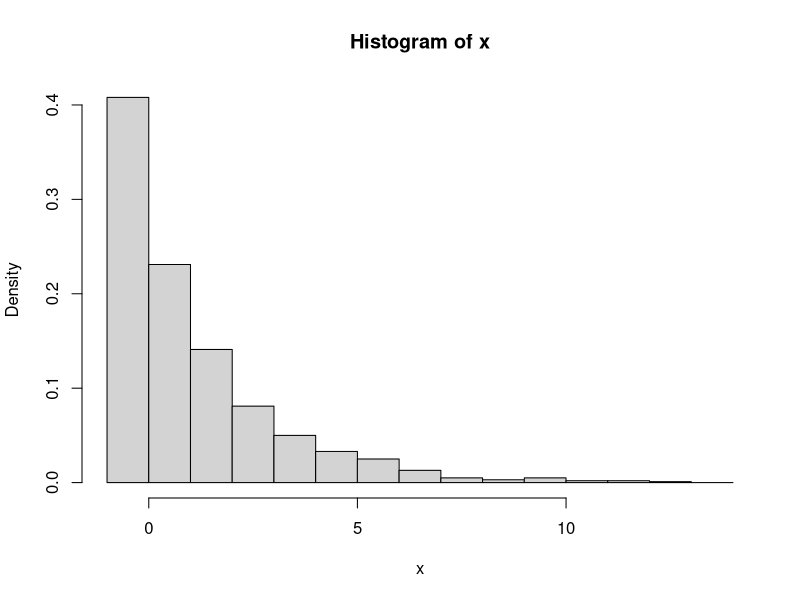
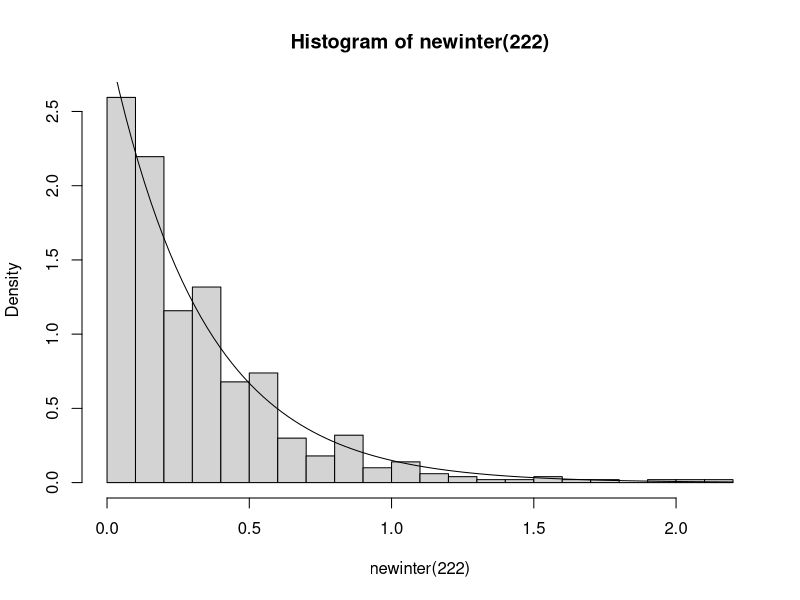

These figures' R source, in order:
## ---- chunk 1
knitr::opts_chunk$set(echo = TRUE)
## ---- chunk 2
num <-function(t){
  inter = rexp(1,3)
  arr = inter
  

  
  while(t > arr[length(arr)]){
    inter <-c(inter, rexp(1,3))
    arr <- cumsum(inter)
}
  
  L = length(inter)
  service = rexp(L, 5)
  
    
 output <- arr[1] + service[1]
for (i in 1:(L-1) ) {
if (arr[i+1] < output[i]){output <- c(output, output[i] + service[i+1])}
if (arr[i+1] > output[i]){output <- c(output, arr[i+1] + service[i+1])}
}   

output <- output[-L]

n=sum(output >t)

n
}

## ---- chunk 3
num(323)
x = replicate(1000, num(323))
b = seq(-1,max(x)+1, by=1)
hist(x, prob=TRUE, breaks=b)
## ---- chunk 4
p= 1-3/5

mean(x) - (  (1-p)/p )
var(x) -  (  (1-p)/p^2 )

testt= c(sum(x==0)/1000 - dgeom(0,p),sum(x==1)/1000 - dgeom(1,p)
         ,sum(x==2)/1000 - dgeom(2,p),sum(x==3)/1000 - dgeom(3,p),
sum(x==4)/1000 - dgeom(4,p))

testt
## ---- chunk 5
newinter <- function(t){
  inter = rexp(1,3)
  arr = inter
  

  
  while(t > arr[length(arr)]){
    inter <-c(inter, rexp(1,3))
    arr <- cumsum(inter)
}
  
  
  
  
  L = length(inter)
 
  inter <- c(inter, rexp(500, 3) )
  arr = cumsum(inter)
  
   service = rexp((500+L), 5)
  
    
 output <- arr[1] + service[1]
for (i in 1:(L+499) ) {
if (arr[i+1] < output[i]){output <- c(output, output[i] + service[i+1])}
if (arr[i+1] > output[i]){output <- c(output, arr[i+1] + service[i+1])}
}   

times =  output[L] - output[L-1]
for (i in 0:499){
  times <- c(times, output[L+1+i] - output[L+i] )
}
times
 }
## ---- chunk 6
hist(newinter(222), prob=TRUE, breaks=30)
curve(dexp(x,3), add=TRUE)

